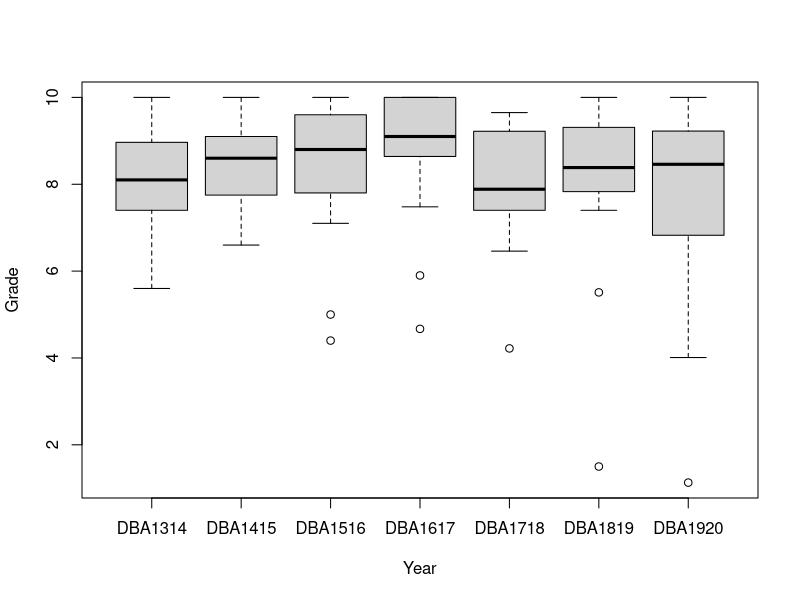

Write the R code that produced this figure. (Note: this script raises an error after producing the figure.)
# Dinámicas ocultas y comportamientos disfuncionales en el trabajo en gupo. 2021

# General
n118 <- read.delim("n118.csv")
n118.CGrade.Year<-n118[,c("Grade","Year")]
boxplot(Grade~Year,n118.CGrade.Year)

# Estudio segmentado por años

for (year in sort(unique(n118$Year))) {
	sum <-summary(n118.CGrade.Year[n118.CGrade.Year$Year==year,]);
	cat(year, " ", sum[1], " ", sum[3], " ", sum[4], " ", sum[6], "\n")
}

# cat("Min & Median & Mean &Max \\\\")
# for (year in sort(unique(n118$Year))) {
#   sum <-summary(n118.CGrade.Year[n118.CGrade.Year$Year==year,]);
#   cat(year, " & ", strsplit(sum[1], ":")[[1]][2],
#       " & ", strsplit(sum[3], ":")[[1]][2],
#       " & ", strsplit(sum[4], ":")[[1]][2],
#       " & ", strsplit(sum[6], ":")[[1]][2], "\\\\ \n")
# }

n118.CGrade.Year.plot <- ggplot(n118.Grades.Year.melt, aes(x=Grade, y=Count, group=Year, colour=Year))
n118.Grades.Year.plot+geom_line()

# Tests de independencia sobre el año
n118.CGrade.Year.lm <- lm(Grade~Year, n118.CGrade.Year)
n118.CGrade.Year.aov <- aov( n118.CGrade.Year.lm)
summary(n118.CGrade.Year.aov)
n118.CGrade.Year.kw <- kruskal.test(Grade~Year, n118.CGrade.Year)
show(n118.CGrade.Year.kw)
n118.CGrade.Year.tukey <- TukeyHSD(n118.CGrade.Year.aov)
show(n118.CGrade.Year.tukey)


# Tests de independencia sobre el tipo de líder
n118.CGrade.Leader <-n118[,c("Grade","Leader")]
n118.CGrade.Leader.boxplot <-boxplot(Grade~Leader, n118.CGrade.Leader)
show(n118.CGrade.Leader.boxplot$out)
n118.NO.CGrade.Leader<- +
  n118.CGrade.Leader[!(n118.CGrade.Leader$Grade %in% +
                         n118.CGrade.Leader.boxplot$out),]
summary(n118.NO.CGrade.Leader)

for (leader in sort(unique(n118$Leader))) {
  sum <-summary(n118.CGrade.Leader[n118.CGrade.Leader$Leader==leader,]);
#  cat(leader, " ", sum[1], " ", sum[3], " ", sum[4], " ", sum[6], "\n")
     cat(leader, " & ", strsplit(sum[1], ":")[[1]][2],
         " & ", strsplit(sum[3], ":")[[1]][2],
         " & ", strsplit(sum[4], ":")[[1]][2],
         " & ", strsplit(sum[6], ":")[[1]][2], "\\\\ \n")
}

n118.NO.CGrade.Leader.lm <- lm(Grade~Leader,n118.NO.CGrade.Leader)
n118.NO.CGrade.Leader.aov<-aov(n118.NO.CGrade.Leader.lm)
summary(n118.NO.CGrade.Leader.aov)
#Df Sum Sq Mean Sq F value Pr(>F)
#Leader        2    7.7   3.852   3.385 0.0376 *
#  Residuals   106  120.6   1.138
#---
#  Signif. codes:  0 ‘***’ 0.001 ‘**’ 0.01 ‘*’ 0.05 ‘.’ 0.1 ‘ ’ 1
qf(1-0.95,2,106,lower.tail = F)
#[1] 3.082015

n118.NO.CGrade.Leader.kw <-kruskal.test(Grade~Leader, n118.CGrade.Leader.boxplot)
#Kruskal-Wallis rank sum test
#data:  Grade by Leader
#Kruskal-Wallis chi-squared = 6.6899, df = 2, p-value = 0.03526
n118.NO.CGrade.Leader.tukey <- TukeyHSD(n118.NO.CGrade.Leader.aov)
#Tukey multiple comparisons of means
#95% family-wise confidence level
#Fit: aov(formula = n118.NO.CGrades.Leader.lm)
#$Leader
#diff        lwr        upr     p adj
#D-A  0.02367742 -0.6579991 0.70535390 0.9962488
#L-A -0.52107730 -1.0944751 0.05232049 0.0829032
#L-D -0.54475472 -1.1600371 0.07052771 0.0937293

n118.NO.CGrade.LeaderAD <- n118.NO.CGrade.Leader[n118.NO.CGrade.Leader$Leader == "D" |n118.NO.CGrade.Leader$Leader =="A",]
n118.NO.CGrade.LeaderAD.lm <- lm(Grade~Leader,n118.NO.CGrade.LeaderAD)
t.test(Grade~Leader,n118.NO.CGrade.LeaderAD)
# Tukey multiple comparisons of means
# 95% family-wise confidence level
#
# Fit: aov(formula = n118.NO.CGrades.Leader.lm)
#
# $Leader
# diff        lwr        upr     p adj
# D-A  0.02367742 -0.6579991 0.70535390 0.9962488
# L-A -0.52107730 -1.0944751 0.05232049 0.0829032
# L-D -0.54475472 -1.1600371 0.07052771 0.0937293


View(Scrum.R.Year)
Scrum.R.Year.melt <- melt(Scrum.R.Year,value.name="MSE",variable.name = "Year")
head(Scrum.R.Year.melt )
#1 DBA.1314 0.000
#2 DBA.1314 0.021
#3 DBA.1314 0.057
#4 DBA.1314 0.001
#5 DBA.1314 0.004
#6 DBA.1314 0.003
Scrum.R.Year.lm <- lm(MSE~Year,Scrum.R.Year.melt)
Scrum.R.Year.aov <- aov(Scrum.R.Year.lm)
summary(Scrum.R.Year.aov)
#Df Sum Sq   Mean Sq F value Pr(>F)
#Year          6 0.0000 0.0000001       0      1
#Residuals   357 0.1488 0.0004169
Scrum.R.Year.tukey <- TukeyHSD(Scrum.R.Year.aov)
plot(Scrum.R.Year.tukey)
Scrum.R.Year.kw <- kruskal.test(MSE~Year,Scrum.R.Year.melt)
Scrum.R.Year.kw
#Kruskal-Wallis rank sum test
#data:  MSE by Year
#Kruskal-Wallis chi-squared = 7.3339, df = 6, p-value = 0.2911

FullScrumADL <- read.csv("FullScrumADL.csv", row.names=1)
FullScrumADL.lm<-lm(EC~Leader,FullScrumADL)
FullScrumADL.aov <- aov(FullScrumADL.lm)
summary(FullScrumADL.aov)
# Df Sum Sq Mean Sq F value Pr(>F)
# Leader         2   4.89  2.4437   107.5 <2e-16 ***
#   Residuals   6133 139.36  0.0227
# ---
#   Signif. codes:  0 ‘***’ 0.001 ‘**’ 0.01 ‘*’ 0.05 ‘.’ 0.1 ‘ ’ 1
FullScrumADL.tukey <- TukeyHSD(FullScrumADL.aov)
FullScrumADL.tukey
# Tukey multiple comparisons of means
# 95% family-wise confidence level
#
# Fit: aov(formula = FullScrumADL.lm)
#
# $Leader
# diff          lwr         upr     p adj
# D-A  0.07278430  0.060193214  0.08537538 0.0000000
# L-A  0.01181177  0.001092603  0.02253094 0.0265295
# L-D -0.06097253 -0.072281607 -0.04966345 0.0000000
plot(FullScrumADL.tukey)
FullScrumADL.boxplot <- boxplot(EC~Leader,FullScrumADL)
FullScrumADL.boxplot$out
# [1]  0.479  0.499  0.519  0.538  0.515  0.534  0.554  0.573  0.528  0.508  0.528 -0.315 -0.295  0.482 -0.490 -0.470 -0.472
# [18] -0.463 -0.444 -0.424 -0.415 -0.396 -0.376 -0.356 -0.337 -0.317 -0.297  0.472  0.477  0.478  0.469  0.488  0.479  0.499
# [35]  0.605  0.624  0.626  0.646  0.665  0.602  0.621  0.593  0.613  0.632  0.591  0.611  0.612  0.632  0.590  0.500  0.519
# [52]  0.539  0.534  0.553  0.573  0.593  0.550  0.570  0.590  0.572  0.592  0.611  0.613  0.632  0.652  0.671  0.691  0.485
# [69]  0.505  0.525  0.492  0.511  0.484  0.504  0.524  0.491 -0.291 -0.395 -0.375 -0.355 -0.336 -0.316 -0.297  0.500  0.519
# [86]  0.539  0.505  0.525  0.545  0.564  0.573  0.593  0.487  0.507  0.526  0.546  0.565  0.585  0.488  0.508  0.528  0.547
# [103]  0.567  0.495  0.514  0.534
FullScrumADL.NO <- FullScrumADL[!(FullScrumADL$EC %in% FullScrumADL.boxplot$out),]
summary(FullScrumADL)
# Leader                EC
# Length:6136        Min.   :-0.4900
# Class :character   1st Qu.: 0.0060
# Mode  :character   Median : 0.0940
# Mean   : 0.1147
# 3rd Qu.: 0.2040
# Max.   : 0.6910
summary(FullScrumADL.NO)
# Leader                EC
# Length:6008        Min.   :-0.278
# Class :character   1st Qu.: 0.005
# Mode  :character   Median : 0.091
# Mean   : 0.109
# 3rd Qu.: 0.197
# Max.   : 0.582
FullScrumADL.NO.lm<-lm(EC~Leader,FullScrumADL.NO)
FullScrumADL.NO.aov<-aov(FullScrumADL.NO.lm)
summary(FullScrumADL.NO.aov)
# Df Sum Sq Mean Sq F value Pr(>F)
# Leader         2   4.04  2.0201   105.4 <2e-16 ***
#   Residuals   6005 115.14  0.0192
# ---
#   Signif. codes:  0 ‘***’ 0.001 ‘**’ 0.01 ‘*’ 0.05 ‘.’ 0.1 ‘ ’ 1
FullScrumADL.NO.tukey <-TukeyHSD (FullScrumADL.NO.aov)
FullScrumADL.NO.tukey
# Tukey multiple comparisons of means
# 95% family-wise confidence level
#
# Fit: aov(formula = FullScrumADL.NO.lm)
#
# $Leader
# diff          lwr         upr     p adj
# D-A  0.064020926  0.052328961  0.07571289 0.0000000
# L-A  0.005111773 -0.004835529  0.01505908 0.4503998
# L-D -0.058909153 -0.069413993 -0.04840431 0.0000000
plot(FullScrumADL.NO.tukey)
